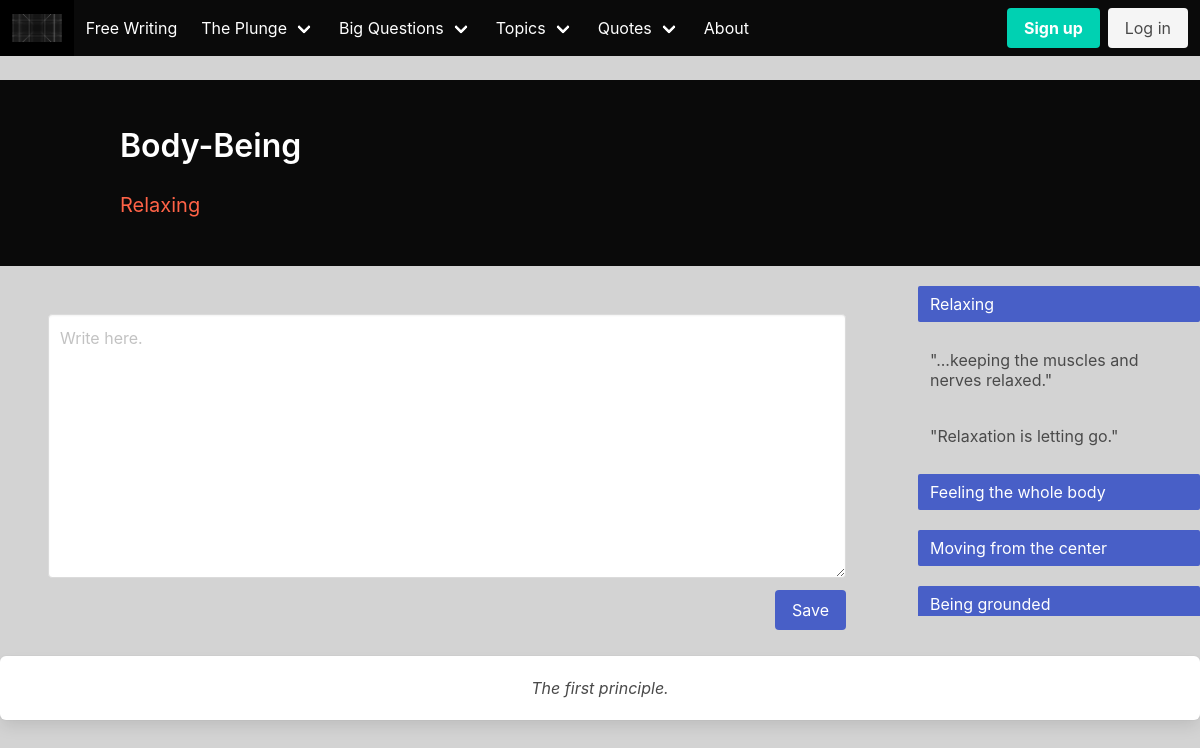
Screenshot of /topics/Body-Being/6 with the database file from the repository.
### entries/models.py (models this page shows, shortened)
class Topic(models.Model):
    text = models.CharField(max_length = 200)
    comment = models.TextField(max_length = 2000, null = True)

class Topic_item(models.Model):
    item = models.ForeignKey(Topic, on_delete=models.CASCADE)
    more = models.TextField(max_length = 1000)
    id = models.AutoField(primary_key=True)
    comment = models.TextField(max_length = 2000, null = True)

class Topic_item2(models.Model):
    parent = models.ForeignKey(Topic_item, on_delete=models.CASCADE)
    content = models.TextField(max_length = 2000)
    id = models.AutoField(primary_key=True)
    class Meta:
        verbose_name_plural = 'Topic_items2'

### entries/views.py (the view)
# urls.py: path('topics/<str:text>/<int:id>', views.topics_sp, name= 'topics_sp'),
def topics_sp(request,text, id):
    obj = Topic.objects.get(text=text)
    num = obj.topic_item_set.get(id=id)
    topic = num
    entry(request, topic)
    context= {'number': num, 'object': obj}
    context1 = common(request)
    context.update(context1)
    return render(request, 'menus/topics_sp.html', context)

### entries/forms.py
class EntryForm(ModelForm):
    class Meta:
        model = Entry
        fields = ('text', )
    def __init__(self, *args, **kwargs):
        super().__init__(*args, **kwargs)
        self.fields['text'].widget.attrs.update({'class': 'textarea', 'placeholder': 'Write here.'})

### entries/views.py (called while the page is built)
def entry(request, topic):
    if request.method == 'POST':
        form = EntryForm(request.POST)
        text = request.POST.get('text')
        topic = topic
        if form.is_valid():
            if request.user.is_authenticated:
                post_save = Entry(text=text, author=request.user, topic=topic)
                post_save.save()
            else:
                messages.info(request, 'You need to be logged in for this!')
    else:
        form = EntryForm()

def common(request):
    form = EntryForm()
    topics = Topic.objects.all()
    questions = Question.objects.all()
    quotes = Quote.objects.all()
    shadows = Shadow.objects.all()
    plunges = Plunge.objects.all()
    context = {'form' : form, 'questions': questions, 'quotes': quotes,
               'topics': topics, 'shadows': shadows, 'plunges': plunges }
    return context

### entries/templates/menus/topics_sp.html
<!DOCTYPE html>
{% extends 'menus/topics.html' %}
{% block subtitle %}
        <br>
        <font color="tomato"> {{ number.more }} </font>
{% endblock %}
{% block content2 %}
    <div class="column is-one-quarter " >
        <aside class="menu " style="overflow-y:scroll; height:350px;">
            <ul class="menu-list " >
                {% for item in object.topic_item_set.all %}
                    <br>
                    <a class="is-active" href="./{{item.id}}"> {{ item.more }} </a>
			        {% for item2 in number.topic_item2_set.all %}
			            {% if item2.parent == item %}
			                <ul class="menu-list " >
			                   <br>
			                   <a  >{{ item2.content }}</a>
			                </ul>
			            {% endif %}
			        {% endfor %}
                {% endfor %}
            </ul>
        </aside>
    </div>
{% endblock %}
{% block comment %}
<div class="box">
    <center><i> {{number.comment}} </i></center>
</div>
{% endblock %}

### entries/templates/menus/topics.html (shortened to what this page needs)
<!DOCTYPE html>
{% extends 'main/template2.html' %}
{% block title %}
    {{ object.text }}
{% endblock %}

### entries/templates/main/template.html (style rules this page uses)
body, html { height: 100%; overflow-x: hidden; overflow-y: auto; }

### rows the page displays
Topic: text "Body-Being"
Topic_item: more "Relaxing", comment "The first principle."
Topic_item2: content "\"...keeping the muscles and nerves relaxed.\""
Topic_item2: content "\"Relaxation is letting go.\""
Topic_item: more "Feeling the whole body"
Topic_item: more "Moving from the center"
Topic_item: more "Being grounded"
